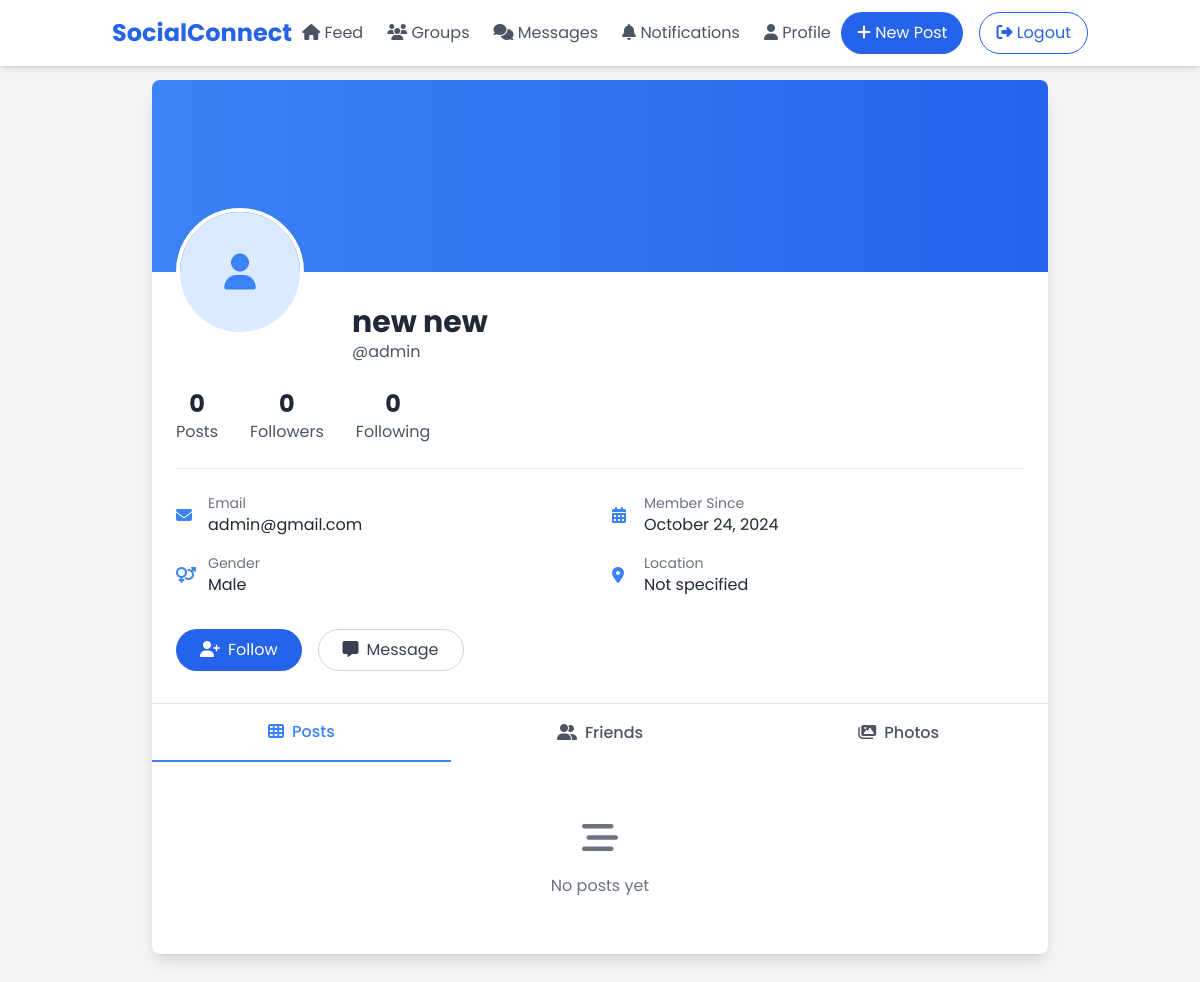
The page /profile/admin/ (signed in) on the database its author committed.
### accounts/models.py (models this page shows, shortened)
class User(AbstractBaseUser, PermissionsMixin):
    username = models.CharField(db_index=True, max_length=255, unique=True)
    email = models.EmailField(max_length=255, unique=True,blank=True, verbose_name='email address')
    first_name = models.CharField(max_length=50, blank=False, null=False)
    last_name = models.CharField(max_length=50, blank=False, null=False)
    gender = models.CharField(choices=GENDER_CHOICES, default='MALE', max_length=6)
    date_joined = models.DateTimeField(auto_now_add=True, blank=True)
    is_active = models.BooleanField(default=True)
    is_staff = models.BooleanField(default=False)
    groups = models.ManyToManyField('auth.Group', related_name='custom_user_groups', blank=True)
    USERNAME_FIELD = 'email'
    REQUIRED_FIELDS = ['username']
    objects = UserAccountManager()

### accounts/views.py (the view)
# urls.py: path('profile/<str:username>/', user_profile, name='user_profile'),
@login_required
def user_profile(request, username):
    user = get_object_or_404(User, username=username)
    context = {
        'profile_user': user,
        'gender': user.gender,
        'email': user.email,
        'first_name': user.first_name,
        'last_name': user.last_name,
        'date_joined': user.date_joined,
    }
    return render(request, 'accounts/profile.html', context)

### templates/accounts/profile.html
{% extends 'base.html' %}
{% block content %}
<div class="max-w-4xl mx-auto bg-white rounded-lg shadow-lg overflow-hidden">
    <div class="h-48 bg-gradient-to-r from-blue-500 to-blue-600"></div>
    <div class="relative px-6 py-8">
        <div class="absolute -top-16 left-6">
            <div class="w-32 h-32 bg-gray-300 rounded-full border-4 border-white overflow-hidden">
                {% if profile_user.profile_picture %}
                    <img src="{{ profile_user.profile_picture.url }}" alt="Profile Picture" class="w-full h-full object-cover">
                {% else %}
                    <div class="w-full h-full flex items-center justify-center bg-blue-100 text-blue-500">
                        <i class="fas fa-user text-4xl"></i>
                    </div>
                {% endif %}
            </div>
        </div>
        <div class="ml-44">
            <h1 class="text-3xl font-bold text-gray-800">{{ first_name }} {{ last_name }}</h1>
            <p class="text-gray-600">@{{ profile_user.username }}</p>
        </div>
        <div class="flex space-x-8 mt-6 border-b border-gray-200 pb-6">
            <div class="text-center">
                <span class="block text-2xl font-bold text-gray-800">0</span>
                <span class="text-gray-600">Posts</span>
            </div>
            <div class="text-center">
                <span class="block text-2xl font-bold text-gray-800">0</span>
                <span class="text-gray-600">Followers</span>
            </div>
            <div class="text-center">
                <span class="block text-2xl font-bold text-gray-800">0</span>
                <span class="text-gray-600">Following</span>
            </div>
        </div>
        <div class="mt-6 grid grid-cols-1 md:grid-cols-2 gap-6">
            <div class="space-y-4">
                <div class="flex items-center space-x-3">
                    <i class="fas fa-envelope text-blue-500 w-5"></i>
                    <div>
                        <p class="text-sm text-gray-500">Email</p>
                        <p class="text-gray-800">{{ email }}</p>
                    </div>
                </div>
                <div class="flex items-center space-x-3">
                    <i class="fas fa-venus-mars text-blue-500 w-5"></i>
                    <div>
                        <p class="text-sm text-gray-500">Gender</p>
                        <p class="text-gray-800">{{ gender|title }}</p>
                    </div>
                </div>
            </div>
            <div class="space-y-4">
                <div class="flex items-center space-x-3">
                    <i class="fas fa-calendar-alt text-blue-500 w-5"></i>
                    <div>
                        <p class="text-sm text-gray-500">Member Since</p>
                        <p class="text-gray-800">{{ date_joined|date:"F d, Y" }}</p>
                    </div>
                </div>
                <div class="flex items-center space-x-3">
                    <i class="fas fa-map-marker-alt text-blue-500 w-5"></i>
                    <div>
                        <p class="text-sm text-gray-500">Location</p>
                        <p class="text-gray-800">Not specified</p>
                    </div>
                </div>
            </div>
        </div>
        {% if user == profile_user %}
        <div class="mt-8 flex space-x-4">
            <button class="px-6 py-2 bg-blue-600 text-white rounded-full hover:bg-blue-700 transition duration-300">
                <i class="fas fa-edit mr-2"></i>Edit Profile
            </button>
            <button class="px-6 py-2 border border-gray-300 text-gray-700 rounded-full hover:bg-gray-50 transition duration-300">
                <i class="fas fa-cog mr-2"></i>Settings
            </button>
        </div>
        {% else %}
        <div class="mt-8 flex space-x-4">
            <button class="px-6 py-2 bg-blue-600 text-white rounded-full hover:bg-blue-700 transition duration-300">
                <i class="fas fa-user-plus mr-2"></i>Follow
            </button>
            <button class="px-6 py-2 border border-gray-300 text-gray-700 rounded-full hover:bg-gray-50 transition duration-300">
                <i class="fas fa-message mr-2"></i>Message
            </button>
        </div>
        {% endif %}
    </div>
    <div class="border-t border-gray-200">
        <div class="flex">
            <button class="flex-1 py-4 px-6 text-center border-b-2 border-blue-500 text-blue-500 font-medium">
                <i class="fas fa-th mr-2"></i>Posts
            </button>
            <button class="flex-1 py-4 px-6 text-center text-gray-600 hover:text-gray-800 font-medium">
                <i class="fas fa-user-friends mr-2"></i>Friends
            </button>
            <button class="flex-1 py-4 px-6 text-center text-gray-600 hover:text-gray-800 font-medium">
                <i class="fas fa-images mr-2"></i>Photos
            </button>
        </div>
    </div>
    <div class="p-6">
        <div class="text-center text-gray-500 py-8">
            <i class="fas fa-stream text-4xl mb-4"></i>
            <p>No posts yet</p>
        </div>
    </div>
</div>
{% endblock %}

### templates/base.html (style rules this page uses)
body { font-family: 'Poppins', sans-serif; }

### rows shown on the page
User: first_name "new", last_name "new", username "admin", email "admin@gmail.com", gender "Male", date_joined "October 24, 2024"
